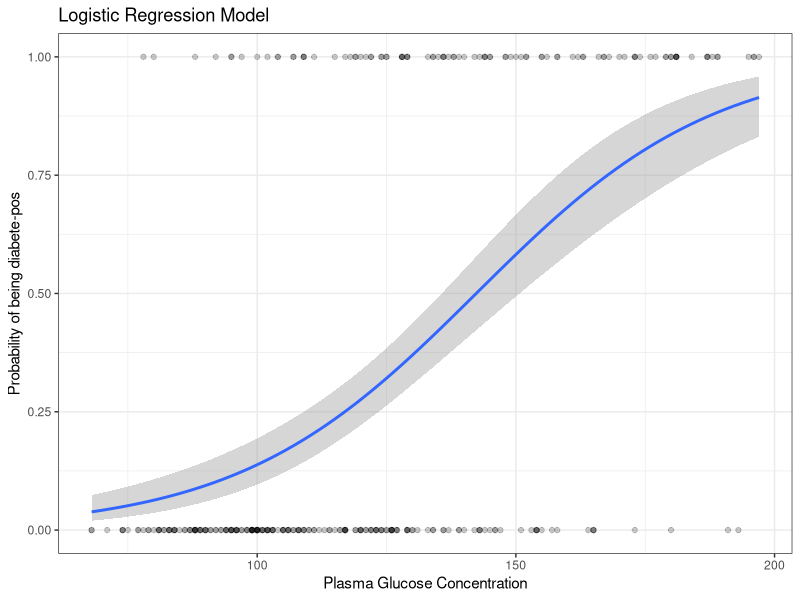

Source code (R):
# statistics


# Logistic function
# The standard logistic regression function, for predicting the outcome of an observation given a predictor variable (x), is an s-shaped curve defined as p = exp(y) / [1 + exp(y)] (James et al. 2014). This can be also simply written as p = 1/[1 + exp(-y)], where:
  
  # y = b0 + b1*x,
  # exp() is the exponential and
  # p is the probability of event to occur (1) given x. Mathematically, this is written as p(event=1|x) and abbreviated asp(x), sopx = 1/[1 + exp(-(b0 + b1*x))]`
  # By a bit of manipulation, it can be demonstrated that p/(1-p) = exp(b0 + b1*x). By taking the logarithm of both sides, the formula becomes a linear combination of predictors: log[p/(1-p)] = b0 + b1*x.
  # 
  # When you have multiple predictor variables, the logistic function looks like: log[p/(1-p)] = b0 + b1*x1 + b2*x2 + ... + bn*xn
  
  # b0 and b1 are the regression beta coefficients. A positive b1 indicates that increasing x will be associated with increasing p. Conversely, a negative b1 indicates that increasing x will be associated with decreasing p.
  # 
  # The quantity log[p/(1-p)] is called the logarithm of the odd, also known as log-odd or logit.
  # 
  # The odds reflect the likelihood that the event will occur. It can be seen as the ratio of “successes” to “non-successes”. Technically, odds are the probability of an event divided by the probability that the event will not take place (P. Bruce and Bruce 2017). For example, if the probability of being diabetes-positive is 0.5, the probability of “won’t be” is 1-0.5 = 0.5, and the odds are 1.0.
  # 
  # Note that, the probability can be calculated from the odds as p = Odds/(1 + Odds).
  
  # Loading required R packages
  # tidyverse for easy data manipulation and visualization
  # caret for easy machine learning workflow
  library(tidyverse)
  library(caret)
  theme_set(theme_bw())
  
  # # Preparing the data
  # Logistic regression works for a data that contain continuous and/or categorical predictor variables.
  
  # Performing the following steps might improve the accuracy of your model
  
  # Remove potential outliers
  # Make sure that the predictor variables are normally distributed. If not, you can use log, root, Box-Cox transformation.
  # Remove highly correlated predictors to minimize overfitting. The presence of highly correlated predictors might lead to an unstable model solution.
  # Here, we’ll use the PimaIndiansDiabetes2 [in mlbench package], introduced in Chapter @ref(classification-in-r), for predicting the probability of being diabetes positive based on multiple clinical variables.
  
  # We’ll randomly split the data into training set (80% for building a predictive model) and test set (20% for evaluating the model). Make sure to set seed for reproducibility.
  
  # Load the data and remove NAs
  data("PimaIndiansDiabetes2", package = "mlbench")
  PimaIndiansDiabetes2 <- na.omit(PimaIndiansDiabetes2)
  # Inspect the data
  sample_n(PimaIndiansDiabetes2, 3)
  # Split the data into training and test set
  set.seed(123)
  training.samples <- PimaIndiansDiabetes2$diabetes %>% 
    createDataPartition(p = 0.8, list = FALSE)
  train.data  <- PimaIndiansDiabetes2[training.samples, ]
  test.data <- PimaIndiansDiabetes2[-training.samples, ]
  
  # # Computing logistic regression ----
  # The R function glm(), for generalized linear model, can be used to compute logistic regression. You need to specify the option family = binomial, which tells to R that we want to fit logistic regression.
  
  # Quick start R code
  # Fit the model
  model <- glm( diabetes ~., data = train.data, family = binomial)
  # Summarize the model
  summary(model)
  # Make predictions
  probabilities <- model %>% predict(test.data, type = "response")
  predicted.classes <- ifelse(probabilities > 0.5, "pos", "neg")
  # Model accuracy
  mean(predicted.classes == test.data$diabetes)
  
  # Simple logistic regression ----
  # The simple logistic regression is used to predict the probability of class membership based on one single predictor variable.
  
  # The following R code builds a model to predict the probability of being diabetes-positive based on the plasma glucose concentration:
    
  model <- glm( diabetes ~ glucose, data = train.data, family = binomial)
  summary(model)$coef
  ##             Estimate Std. Error z value Pr(>|z|)
  ## (Intercept)  -6.3267     0.7241   -8.74 2.39e-18
  ## glucose       0.0437     0.0054    8.09 6.01e-16
  # The output above shows the estimate of the regression beta coefficients and their significance levels. The intercept (b0) is -6.32 and the coefficient of glucose variable is 0.043.
  
  # The logistic equation can be written as p = exp(-6.32 + 0.043*glucose)/ [1 + exp(-6.32 + 0.043*glucose)]. Using this formula, for each new glucose plasma concentration value, you can predict the probability of the individuals in being diabetes positive.
  
  # Predictions can be easily made using the function predict(). Use the option type = “response” to directly obtain the probabilities
  
  newdata <- data.frame(glucose = c(20,  180))
  probabilities <- model %>% predict(newdata, type = "response")
  predicted.classes <- ifelse(probabilities > 0.5, "pos", "neg")
  predicted.classes
  # The logistic function gives an s-shaped probability curve illustrated as follow:
    
    train.data %>%
    mutate(prob = ifelse(diabetes == "pos", 1, 0)) %>%
    ggplot(aes(glucose, prob)) +
    geom_point(alpha = 0.2) +
    geom_smooth(method = "glm", method.args = list(family = "binomial")) +
    labs(
      title = "Logistic Regression Model", 
      x = "Plasma Glucose Concentration",
      y = "Probability of being diabete-pos"
    )
  
  
  # Multiple logistic regression  ----
  # The multiple logistic regression is used to predict the probability of class membership based on multiple predictor variables, as follow:
    
    model <- glm( diabetes ~ glucose + mass + pregnant, 
                  data = train.data, family = binomial)
  summary(model)$coef
  # Here, we want to include all the predictor variables available in the data set. This is done using ~.:
    
    model <- glm( diabetes ~., data = train.data, family = binomial)
  summary(model)$coef
  ##             Estimate Std. Error z value Pr(>|z|)
  ## (Intercept) -9.50372    1.31719  -7.215 5.39e-13
  ## pregnant     0.04571    0.06218   0.735 4.62e-01
  ## glucose      0.04230    0.00657   6.439 1.20e-10
  ## pressure    -0.00700    0.01291  -0.542 5.87e-01
  ## triceps      0.01858    0.01861   0.998 3.18e-01
  ## insulin     -0.00159    0.00139  -1.144 2.52e-01
  ## mass         0.04502    0.02887   1.559 1.19e-01
  ## pedigree     0.96845    0.46020   2.104 3.53e-02
  ## age          0.04256    0.02158   1.972 4.86e-02
  # From the output above, the coefficients table shows the beta coefficient estimates and their significance levels. Columns are:
    
    # Estimate: the intercept (b0) and the beta coefficient estimates associated to each predictor variable
  # Std.Error: the standard error of the coefficient estimates. This represents the accuracy of the coefficients. The larger the standard error, the less confident we are about the estimate.
  # z value: the z-statistic, which is the coefficient estimate (column 2) divided by the standard error of the estimate (column 3)
  # Pr(>|z|): The p-value corresponding to the z-statistic. The smaller the p-value, the more significant the estimate is.
  # Note that, the functions coef() and summary() can be used to extract only the coefficients, as follow:
    
    coef(model)
  summary(model )$coef
  
  # Interpretation  ----
  # It can be seen that only 5 out of the 8 predictors are significantly associated to the outcome. These include: pregnant, glucose, pressure, mass and pedigree.
  
  # The coefficient estimate of the variable glucose is b = 0.045, which is positive. This means that an increase in glucose is associated with increase in the probability of being diabetes-positive. However the coefficient for the variable pressure is b = -0.007, which is negative. This means that an increase in blood pressure will be associated with a decreased probability of being diabetes-positive.
  
  # An important concept to understand, for interpreting the logistic beta coefficients, is the odds ratio. An odds ratio measures the association between a predictor variable (x) and the outcome variable (y). It represents the ratio of the odds that an event will occur (event = 1) given the presence of the predictor x (x = 1), compared to the odds of the event occurring in the absence of that predictor (x = 0).
  
  # For a given predictor (say x1), the associated beta coefficient (b1) in the logistic regression function corresponds to the log of the odds ratio for that predictor.
  
  # If the odds ratio is 2, then the odds that the event occurs (event = 1) are two times higher when the predictor x is present (x = 1) versus x is absent (x = 0).
  
  # For example, the regression coefficient for glucose is 0.042. This indicate that one unit increase in the glucose concentration will increase the odds of being diabetes-positive by exp(0.042) 1.04 times.
  
  # From the logistic regression results, it can be noticed that some variables - triceps, insulin and age - are not statistically significant. Keeping them in the model may contribute to overfitting. Therefore, they should be eliminated. This can be done automatically using statistical techniques, including stepwise regression and penalized regression methods. This methods are described in the next section. Briefly, they consist of selecting an optimal model with a reduced set of variables, without compromising the model curacy.
  
  # Here, as we have a small number of predictors (n = 9), we can select manually the most significant:
    
    model <- glm( diabetes ~ pregnant + glucose + pressure + mass + pedigree, 
                  data = train.data, family = binomial)
  
  # Making predictions ----
  # We’ll make predictions using the test data in order to evaluate the performance of our logistic regression model.
  
  # The procedure is as follow:
    
    # Predict the class membership probabilities of observations based on predictor variables
  # Assign the observations to the class with highest probability score (i.e above 0.5)
  # The R function predict() can be used to predict the probability of being diabetes-positive, given the predictor values.
  
  # Predict the probabilities of being diabetes-positive:
    
    probabilities <- model %>% predict(test.data, type = "response")
  head(probabilities)
  ##     21     25     28     29     32     36 
  ## 0.3914 0.6706 0.0501 0.5735 0.6444 0.1494
  # Which classes do these probabilities refer to? In our example, the output is the probability that the diabetes test will be positive. We know that these values correspond to the probability of the test to be positive, rather than negative, because the contrasts() function indicates that R has created a dummy variable with a 1 for “pos” and “0” for neg. The probabilities always refer to the class dummy-coded as “1”.
  
  # Check the dummy coding:
    
    contrasts(test.data$diabetes)
  ##     pos
  ## neg   0
  ## pos   1
  # Predict the class of individuals:
    
    # The following R code categorizes individuals into two groups based on their predicted probabilities (p) of being diabetes-positive. Individuals, with p above 0.5 (random guessing), are considered as diabetes-positive.
  
  predicted.classes <- ifelse(probabilities > 0.5, "pos", "neg")
  head(predicted.classes)
  ##    21    25    28    29    32    36 
  ## "neg" "pos" "neg" "pos" "pos" "neg"
  
  # Assessing model accuracy ----
  # The model accuracy is measured as the proportion of observations that have been correctly classified. Inversely, the classification error is defined as the proportion of observations that have been misclassified.
  
  # Proportion of correctly classified observations:
    
    mean(predicted.classes == test.data$diabetes)
  ## [1] 0.756
  # The classification prediction accuracy is about 76%, which is good. The misclassification error rate is 24%.
  
  # Note that, there are several metrics for evaluating the performance of a classification model (Chapter @ref(classification-model-evaluation)).
  
  # # Discussion  -----
  # In this chapter, we have described how logistic regression works and we have provided R codes to compute logistic regression. Additionally, we demonstrated how to make predictions and to assess the model accuracy. Logistic regression model output is very easy to interpret compared to other classification methods. Additionally, because of its simplicity it is less prone to overfitting than flexible methods such as decision trees.
  
  # Note that, many concepts for linear regression hold true for the logistic regression modeling. For example, you need to perform some diagnostics (Chapter @ref(logistic-regression-assumptions-and-diagnostics)) to make sure that the assumptions made by the model are met for your data.
  
  # Furthermore, you need to measure how good the model is in predicting the outcome of new test data observations. Here, we described how to compute the raw classification accuracy, but not that other important performance metric exists (Chapter @ref(classification-model-evaluation))
  
  # In a situation, where you have many predictors you can select, without compromising the prediction accuracy, a minimal list of predictor variables that contribute the most to the model using stepwise regression (Chapter @ref(stepwise-logistic-regression)) and lasso regression techniques (Chapter @ref(penalized-logistic-regression)).
  
  # Additionally, you can add interaction terms in the model, or include spline terms.
  
  # The same problems concerning confounding and correlated variables apply to logistic regression (see Chapter @ref(confounding-variables) and @ref(multicollinearity)).
  
  # You can also fit generalized additive models (Chapter @ref(polynomial-and-spline-regression)), when linearity of the predictor cannot be assumed. This can be done using the mgcv package:
    
    library("mgcv")
  # Fit the model
  gam.model <- gam(diabetes ~ s(glucose) + mass + pregnant,
                   data = train.data, family = "binomial")
  # Summarize model
  summary(gam.model )
  # Make predictions
  probabilities <- gam.model %>% predict(test.data, type = "response")
  predicted.classes <- ifelse(probabilities> 0.5, "pos", "neg")
  # Model Accuracy
  mean(predicted.classes == test.data$diabetes)
  
  # Logistic regression is limited to only two-class classification problems. There is an extension, called multinomial logistic regression, for multiclass classification problem (Chapter @ref(multinomial-logistic-regression)).
  
  # Note that, the most popular method, for multiclass tasks, is the Linear Discriminant Analysis (Chapter @ref(discriminant-analysis)).
  
  # References
  # Bruce, Peter, and Andrew Bruce. 2017. Practical Statistics for Data Scientists. O’Reilly Media.
  # 
  # James, Gareth, Daniela Witten, Trevor Hastie, and Robert Tibshirani. 2014. An Introduction to Statistical Learning: With Applications in R. Springer Publishing Company, Incorporated.